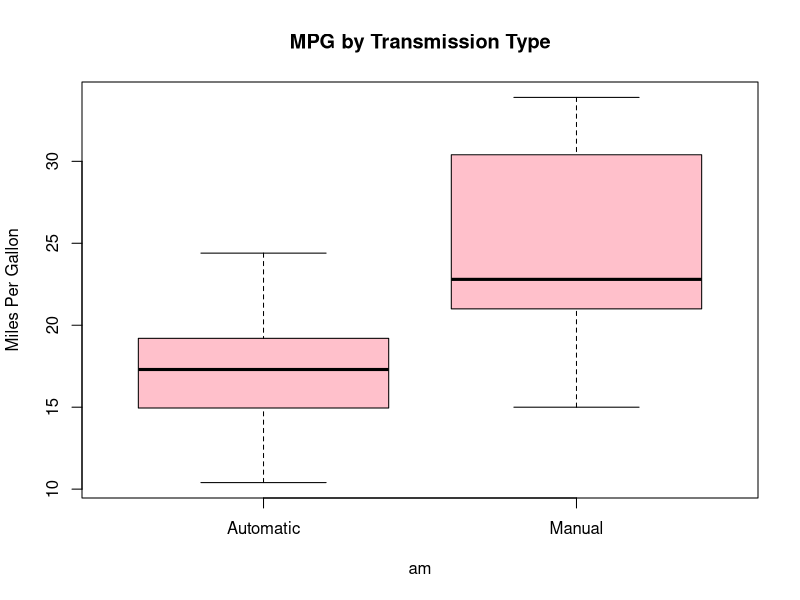

Source code (R):
## Regression Models Course Project

library(datasets)
str(mtcars)

summary(mtcars$mpg)

# Recode transmission type to a factor variable
mtcars$am<-factor(mtcars$am)
levels(mtcars$am)<-c("Automatic", "Manual")

# Bivariate boxplot
boxplot(mpg~am, data=mtcars, ylab="Miles Per Gallon", main="MPG by Transmission Type", col="pink")

# Recode other variables to factor
mtcars$cyl<-factor(mtcars$cyl)
levels(mtcars$cyl)<-c("4cyl", "6cyl", "8cyl")
mtcars$vs<-factor(mtcars$vs)
levels(mtcars$vs)<-c("V-shape", "Straight")
mtcars$gear<-factor(mtcars$gear)
levels(mtcars$vs)<-c("3", "4", "5")
mtcars$carb<-factor(mtcars$carb)
levels(mtcars$carb)<-c("1", "2", "3", "4", "5", "6", "7", "8")

# Possible other correlations
with(mtcars, cor.test(mpg, wt))[4:3]
with(mtcars, cor.test(mpg, hp))[4:3]
with(mtcars, cor.test(mpg, disp))[4:3]
with(mtcars, cor.test(mpg, drat))[4:3]
with(mtcars, cor.test(mpg, qsec))[4:3]

# Possible other correlated factors
t.test(mpg~am, data=mtcars)[3]
t.test(mpg~vs, data=mtcars)[3]
summary(lm(mpg~gear, data=mtcars))$coef
summary(lm(mpg~carb, data=mtcars))$coef

# Since just about everything appears related with mpg, it would make sense to add everything in a full model. But I already know that gears are correlated with transmission type, and I 'qsec' is a performance measure, so it would be spuriously related to mpg, not a determiant of mpg. 

# Lets begin with a full model and reduce stepwise
fullmodel<-lm(mpg~am+cyl+disp+hp+drat+wt+vs+carb, data=mtcars); # i.e, full without qsec and gears
summary(fullmodel)
step(fullmodel, direction="both")

best<-lm(mpg~am+cyl+hp+wt, data=mtcars)
summary(best)

# creating tables; # Ideally I want a multi-model table
